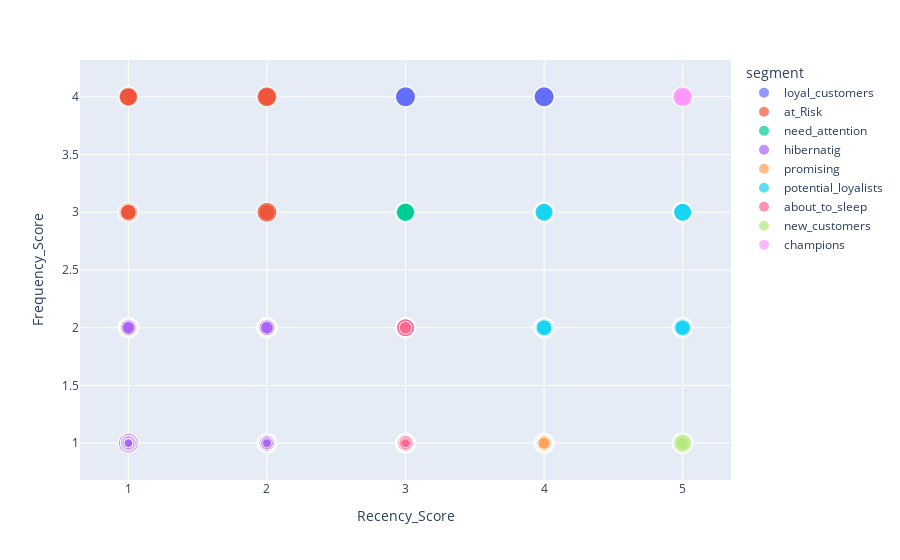

Write notebook code for a chart like this one.
### Code cell
import plotly.express as px

fig = px.scatter(df_rfmv2, x="Recency_Score", y="Frequency_Score", color="segment", size='Monetary_Score', hover_data=['Monetary_Score'])

fig.show()

### Figure 1 — Plotly figure (JSON) as saved in the notebook; plotly's stock layout.template omitted (floating-point values rounded to 4 significant figures; data arrays with more than 128 entries replaced by an {"elided": "..."} marker saying what was removed)
{"data": [{"customdata": {"elided": "237x1 int values"}, "hovertemplate": "segment=loyal_customers<br>Recency_Score=%{x}<br>Frequency_Score=%{y}<br>Monetary_Score=%{customdata[0]}<extra></extra>", "legendgroup": "loyal_customers", "marker": {"color": "#636efa", "size": {"elided": "237 int values"}, "sizemode": "area", "sizeref": 0.0125, "symbol": "circle"}, "mode": "markers", "name": "loyal_customers", "showlegend": true, "x": {"elided": "237 int values"}, "xaxis": "x", "y": {"elided": "237 int values"}, "yaxis": "y", "type": "scattergl"}, {"customdata": {"elided": "1407x1 int values"}, "hovertemplate": "segment=at_Risk<br>Recency_Score=%{x}<br>Frequency_Score=%{y}<br>Monetary_Score=%{customdata[0]}<extra></extra>", "legendgroup": "at_Risk", "marker": {"color": "#EF553B", "size": {"elided": "1407 int values"}, "sizemode": "area", "sizeref": 0.0125, "symbol": "circle"}, "mode": "markers", "name": "at_Risk", "showlegend": true, "x": {"elided": "1407 int values"}, "xaxis": "x", "y": {"elided": "1407 int values"}, "yaxis": "y", "type": "scattergl"}, {"customdata": {"elided": "284x1 int values"}, "hovertemplate": "segment=need_attention<br>Recency_Score=%{x}<br>Frequency_Score=%{y}<br>Monetary_Score=%{customdata[0]}<extra></extra>", "legendgroup": "need_attention", "marker": {"color": "#00cc96", "size": {"elided": "284 int values"}, "sizemode": "area", "sizeref": 0.0125, "symbol": "circle"}, "mode": "markers", "name": "need_attention", "showlegend": true, "x": {"elided": "284 int values"}, "xaxis": "x", "y": {"elided": "284 int values"}, "yaxis": "y", "type": "scattergl"}, {"customdata": {"elided": "948x1 int values"}, "hovertemplate": "segment=hibernatig<br>Recency_Score=%{x}<br>Frequency_Score=%{y}<br>Monetary_Score=%{customdata[0]}<extra></extra>", "legendgroup": "hibernatig", "marker": {"color": "#ab63fa", "size": {"elided": "948 int values"}, "sizemode": "area", "sizeref": 0.0125, "symbol": "circle"}, "mode": "markers", "name": "hibernatig", "showlegend": true, "x": {"elided": "948 int values"}, "xaxis": "x", "y": {"elided": "948 int values"}, "yaxis": "y", "type": "scattergl"}, {"customdata": {"elided": "691x1 int values"}, "hovertemplate": "segment=promising<br>Recency_Score=%{x}<br>Frequency_Score=%{y}<br>Monetary_Score=%{customdata[0]}<extra></extra>", "legendgroup": "promising", "marker": {"color": "#FFA15A", "size": {"elided": "691 int values"}, "sizemode": "area", "sizeref": 0.0125, "symbol": "circle"}, "mode": "markers", "name": "promising", "showlegend": true, "x": {"elided": "691 int values"}, "xaxis": "x", "y": {"elided": "691 int values"}, "yaxis": "y", "type": "scattergl"}, {"customdata": {"elided": "640x1 int values"}, "hovertemplate": "segment=potential_loyalists<br>Recency_Score=%{x}<br>Frequency_Score=%{y}<br>Monetary_Score=%{customdata[0]}<extra></extra>", "legendgroup": "potential_loyalists", "marker": {"color": "#19d3f3", "size": {"elided": "640 int values"}, "sizemode": "area", "sizeref": 0.0125, "symbol": "circle"}, "mode": "markers", "name": "potential_loyalists", "showlegend": true, "x": {"elided": "640 int values"}, "xaxis": "x", "y": {"elided": "640 int values"}, "yaxis": "y", "type": "scattergl"}, {"customdata": {"elided": "708x1 int values"}, "hovertemplate": "segment=about_to_sleep<br>Recency_Score=%{x}<br>Frequency_Score=%{y}<br>Monetary_Score=%{customdata[0]}<extra></extra>", "legendgroup": "about_to_sleep", "marker": {"color": "#FF6692", "size": {"elided": "708 int values"}, "sizemode": "area", "sizeref": 0.0125, "symbol": "circle"}, "mode": "markers", "name": "about_to_sleep", "showlegend": true, "x": {"elided": "708 int values"}, "xaxis": "x", "y": {"elided": "708 int values"}, "yaxis": "y", "type": "scattergl"}, {"customdata": {"elided": "948x1 int values"}, "hovertemplate": "segment=new_customers<br>Recency_Score=%{x}<br>Frequency_Score=%{y}<br>Monetary_Score=%{customdata[0]}<extra></extra>", "legendgroup": "new_customers", "marker": {"color": "#B6E880", "size": {"elided": "948 int values"}, "sizemode": "area", "sizeref": 0.0125, "symbol": "circle"}, "mode": "markers", "name": "new_customers", "showlegend": true, "x": {"elided": "948 int values"}, "xaxis": "x", "y": {"elided": "948 int values"}, "yaxis": "y", "type": "scattergl"}, {"customdata": [[5], [5], [4], [5], [5], [5], [5], [4], [4], [5], [5], [4], [3], [4], [5]], "hovertemplate": "segment=champions<br>Recency_Score=%{x}<br>Frequency_Score=%{y}<br>Monetary_Score=%{customdata[0]}<extra></extra>", "legendgroup": "champions", "marker": {"color": "#FF97FF", "size": [5, 5, 4, 5, 5, 5, 5, 4, 4, 5, 5, 4, 3, 4, 5], "sizemode": "area", "sizeref": 0.0125, "symbol": "circle"}, "mode": "markers", "name": "champions", "showlegend": true, "x": [5, 5, 5, 5, 5, 5, 5, 5, 5, 5, 5, 5, 5, 5, 5], "xaxis": "x", "y": [4, 4, 4, 4, 4, 4, 4, 4, 4, 4, 4, 4, 4, 4, 4], "yaxis": "y", "type": "scattergl"}], "layout": {"xaxis": {"anchor": "y", "domain": [0, 1], "title": {"text": "Recency_Score"}, "type": "linear", "range": [0.5896, 5.41], "autorange": true}, "yaxis": {"anchor": "x", "domain": [0, 1], "title": {"text": "Frequency_Score"}, "type": "linear", "range": [0.6203, 4.38], "autorange": true}, "legend": {"title": {"text": "segment"}, "tracegroupgap": 0, "itemsizing": "constant"}, "margin": {"t": 60}, "autosize": true}}
